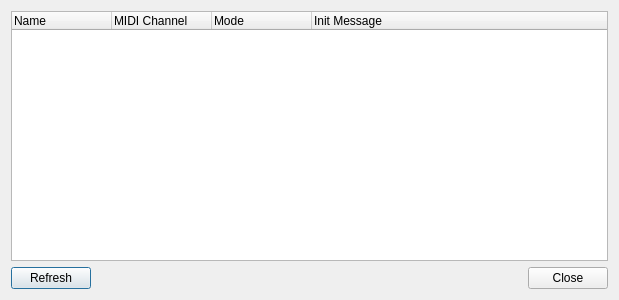
<?xml version="1.0" encoding="UTF-8"?>
<ui version="4.0">
 <author>Massimo Callegari</author>
 <comment>
  Q Light Controller Plus
  configuremidiplugin.ui

  Copyright (c) 2015 Massimo Callegari

  Licensed under the Apache License, Version 2.0 (the "License");
  you may not use this file except in compliance with the License.
  You may obtain a copy of the License at

      http://www.apache.org/licenses/LICENSE-2.0.txt

  Unless required by applicable law or agreed to in writing, software
  distributed under the License is distributed on an "AS IS" BASIS,
  WITHOUT WARRANTIES OR CONDITIONS OF ANY KIND, either express or implied.
  See the License for the specific language governing permissions and
  limitations under the License.
 </comment>
 <class>ConfigureMidiPlugin</class>
 <widget class="QDialog" name="ConfigureMidiPlugin">
  <property name="geometry">
   <rect>
    <x>0</x>
    <y>0</y>
    <width>619</width>
    <height>300</height>
   </rect>
  </property>
  <property name="windowTitle">
   <string>Configure MIDI Plugin</string>
  </property>
  <layout class="QGridLayout" name="gridLayout">
   <item row="1" column="0">
    <widget class="QPushButton" name="m_refresh">
     <property name="text">
      <string>Refresh</string>
     </property>
    </widget>
   </item>
   <item row="1" column="1">
    <widget class="QDialogButtonBox" name="m_buttonBox">
     <property name="orientation">
      <enum>Qt::Horizontal</enum>
     </property>
     <property name="standardButtons">
      <set>QDialogButtonBox::Close</set>
     </property>
    </widget>
   </item>
   <item row="0" column="0" colspan="2">
    <widget class="QTreeWidget" name="m_tree">
     <property name="selectionMode">
      <enum>QAbstractItemView::NoSelection</enum>
     </property>
     <property name="indentation">
      <number>10</number>
     </property>
     <property name="allColumnsShowFocus">
      <bool>true</bool>
     </property>
     <column>
      <property name="text">
       <string>Name</string>
      </property>
     </column>
     <column>
      <property name="text">
       <string>MIDI Channel</string>
      </property>
     </column>
     <column>
      <property name="text">
       <string>Mode</string>
      </property>
     </column>
     <column>
      <property name="text">
       <string>Init Message</string>
      </property>
     </column>
    </widget>
   </item>
  </layout>
 </widget>
 <resources/>
 <connections>
  <connection>
   <sender>m_buttonBox</sender>
   <signal>accepted()</signal>
   <receiver>ConfigureMidiPlugin</receiver>
   <slot>accept()</slot>
   <hints>
    <hint type="sourcelabel">
     <x>348</x>
     <y>290</y>
    </hint>
    <hint type="destinationlabel">
     <x>157</x>
     <y>274</y>
    </hint>
   </hints>
  </connection>
  <connection>
   <sender>m_buttonBox</sender>
   <signal>rejected()</signal>
   <receiver>ConfigureMidiPlugin</receiver>
   <slot>reject()</slot>
   <hints>
    <hint type="sourcelabel">
     <x>412</x>
     <y>290</y>
    </hint>
    <hint type="destinationlabel">
     <x>286</x>
     <y>274</y>
    </hint>
   </hints>
  </connection>
  <connection>
   <sender>m_refresh</sender>
   <signal>clicked()</signal>
   <receiver>ConfigureMidiPlugin</receiver>
   <slot>slotRefresh()</slot>
   <hints>
    <hint type="sourcelabel">
     <x>32</x>
     <y>272</y>
    </hint>
    <hint type="destinationlabel">
     <x>96</x>
     <y>283</y>
    </hint>
   </hints>
  </connection>
 </connections>
 <slots>
  <slot>slotRefresh()</slot>
 </slots>
</ui>
